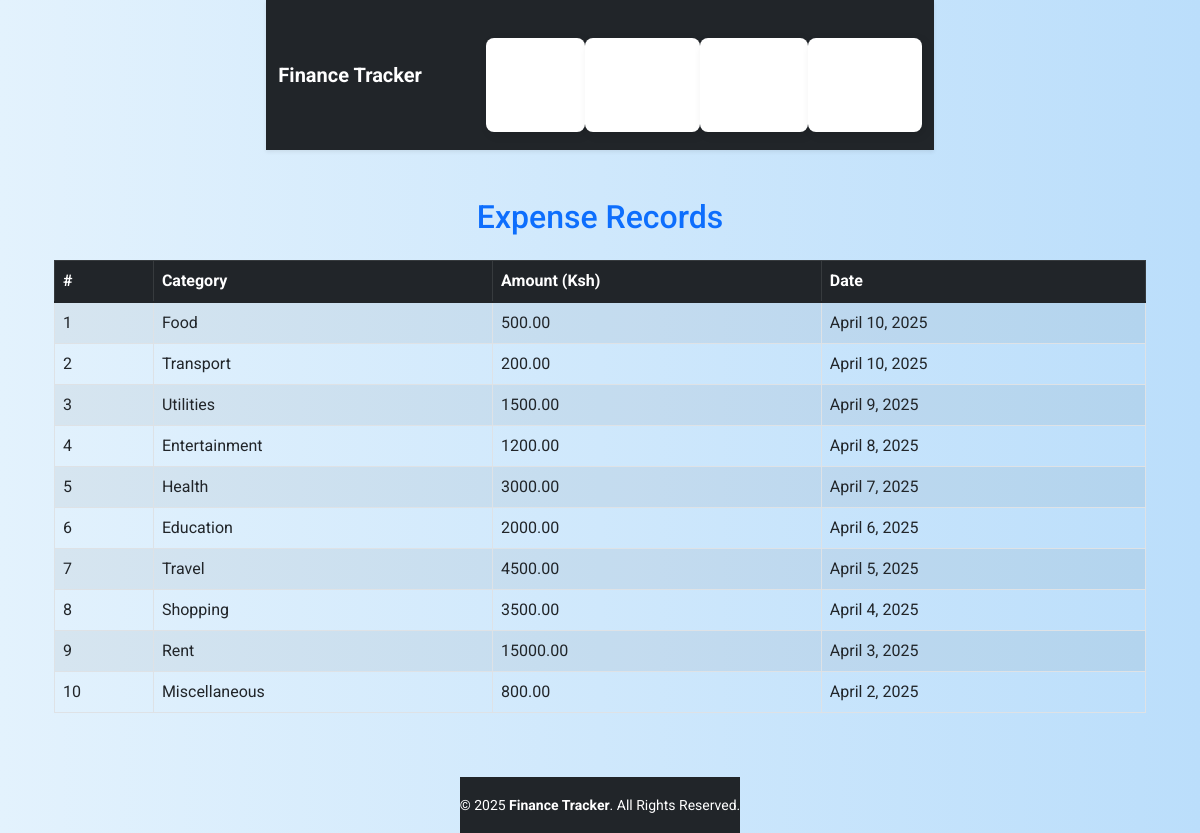
Before: /expense/ with the older database file.
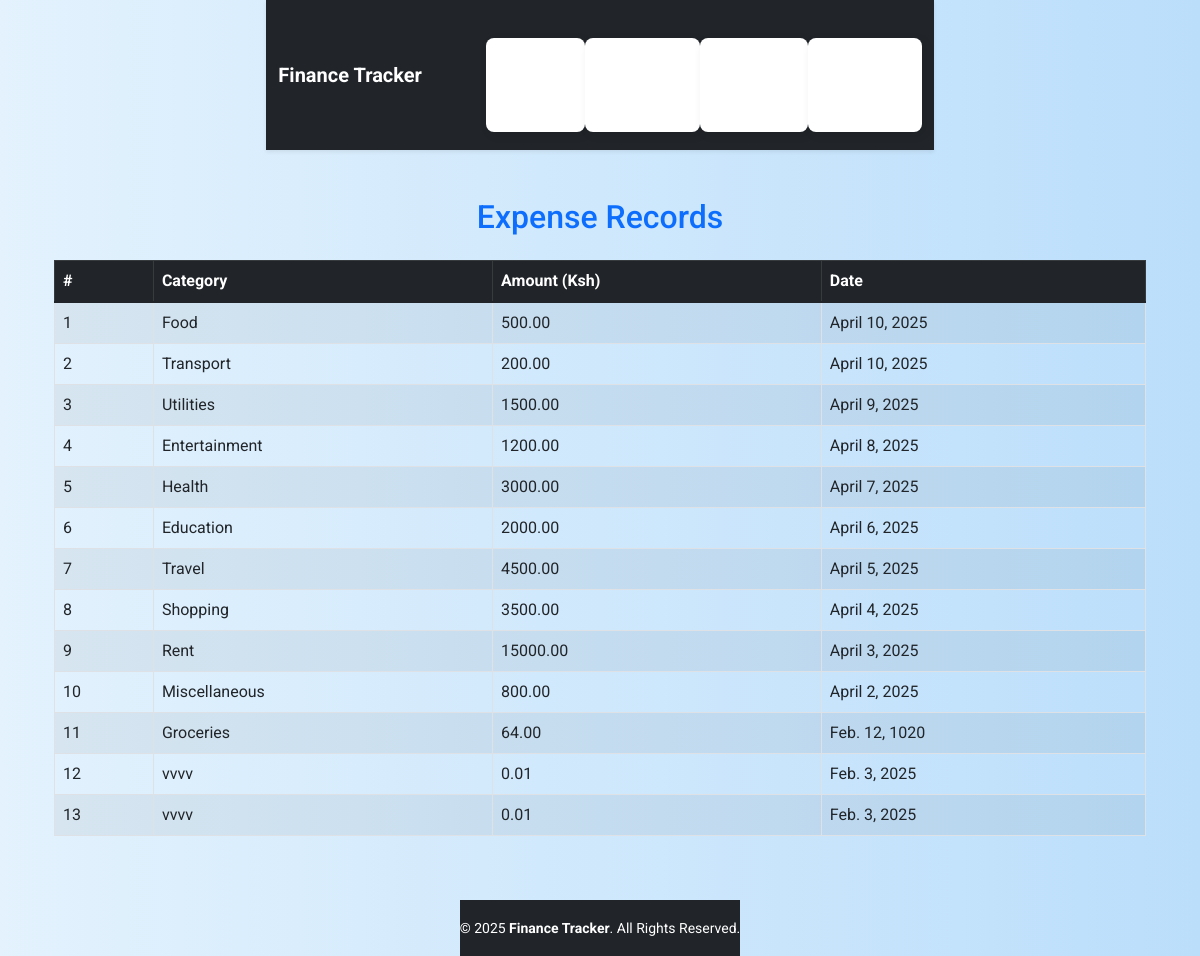
After: the same page with the newer database file.
### tracker/models.py (models this page shows, shortened)
class Expense(models.Model):
    category = models.CharField(max_length=100)
    amount = models.DecimalField(max_digits=10, decimal_places=2)
    date = models.DateField()
    description = models.TextField(blank=True, null=True)

### tracker/views.py (the view)
# urls.py: path('expense/', views.expense_list, name='expense_list'),
def expense_list(request):
    expenses = Expense.objects.all()
    return render(request, 'tracker/expense_list.html', {'expenses': expenses})

### tracker/templates/tracker/expense_list.html (shortened to what this page needs)
{% extends "base.html" %}
{% block content %}
<div class="container">
    <h2 class="text-center text-primary mb-4">Expense Records</h2>
    {% if expenses %}
        <div class="table-responsive">
            <table class="table table-striped table-bordered">
                <thead class="table-dark">
                    <tr>
                        <th>#</th>
                        <th>Category</th>
                        <th>Amount (Ksh)</th>
                        <th>Date</th>
                    </tr>
                </thead>
                <tbody>
                    {% for expense in expenses %}
                        <tr>
                            <td>{{ forloop.counter }}</td>
                            <td>{{ expense.category }}</td>
                            <td>{{ expense.amount }}</td>
                            <td>{{ expense.date }}</td>
                        </tr>
                    {% endfor %}
                </tbody>
            </table>
        </div>
    {% else %}
        <div class="alert alert-warning text-center" role="alert">
            No expense records found.
        </div>
    {% endif %}
</div>
{% endblock %}

Changed rows visible on the page:
added Expense: category "Groceries", amount "64.00", date "Feb. 12, 1020"
added Expense: category "vvvv", amount "0.01", date "Feb. 3, 2025"
added Expense: category "vvvv", amount "0.01", date "Feb. 3, 2025"
